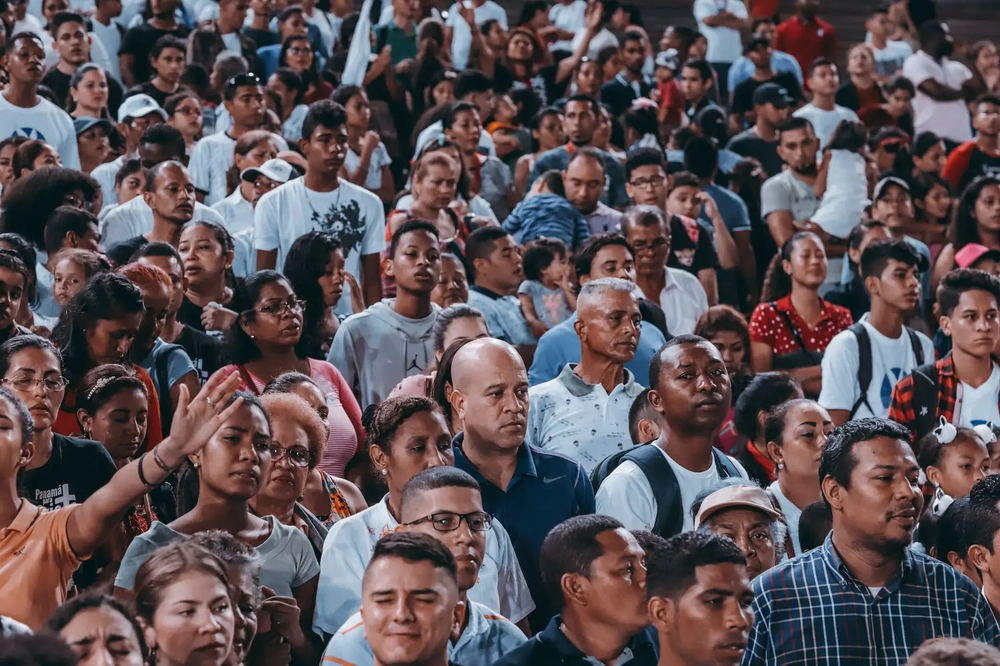
#> input picture old/multidao.png, 1000 x 666 px, shrunk from 1880 x 1253 before the run
$ python rosto.py
#> lines starting #> are read from the running program, lines starting #| are printed output that depends on the picture; after the words box and inside, x2 and y2 are one past the last pixel; in counts of white or black regions, pixels touching at a corner belong together
import cv2

def detectar_rostos():
    # Carregar o classificador pré-treinado de faces
    face_cascade = cv2.CascadeClassifier(cv2.data.haarcascades + 'haarcascade_frontalface_default.xml')

    # Ler a imagem
    img = cv2.imread('multidao.png')
#> img is the input picture: shape (666, 1000, 3); mean B, G, R 85.1, 80.9, 92.3

    if img is None:
        print("Erro: Não foi possível carregar a imagem 'pessoas.png'. Verifique se o arquivo existe.")
        return

    # Converter para escala de cinza
    gray = cv2.cvtColor(img, cv2.COLOR_BGR2GRAY)
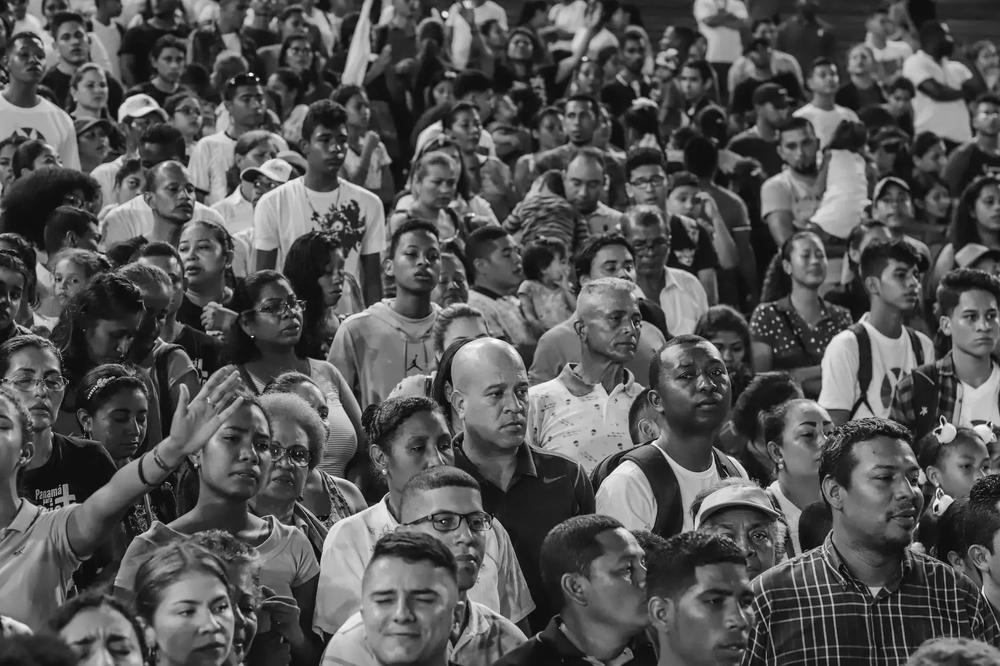
#> gray: shape (666, 1000); min 0, max 254, mean 84.8

    # Detectar rostos
    # scaleFactor: compensa o fato de alguns rostos estarem mais perto da câmera do que outros
    # minNeighbors: quantos vizinhos cada retângulo candidato deve ter para ser mantido

    rostos = face_cascade.detectMultiScale(gray, scaleFactor=2, minNeighbors=6, minSize=(30, 30))
#> rostos = [[169, 229, 48, 48], [354, 560, 96, 96]]

    print(f"Foram detectados {len(rostos)} rostos.")
#| Foram detectados 2 rostos.

    # Desenhar o quadrado verde em volta de cada rosto
    # Cor BGR: (0, 255, 0) é verde, espessura: 2
    for (x, y, w, h) in rostos:
        cv2.rectangle(img, (x, y), (x+w, y+h), (0, 255, 0), 2)
#> this loop made 2 passes
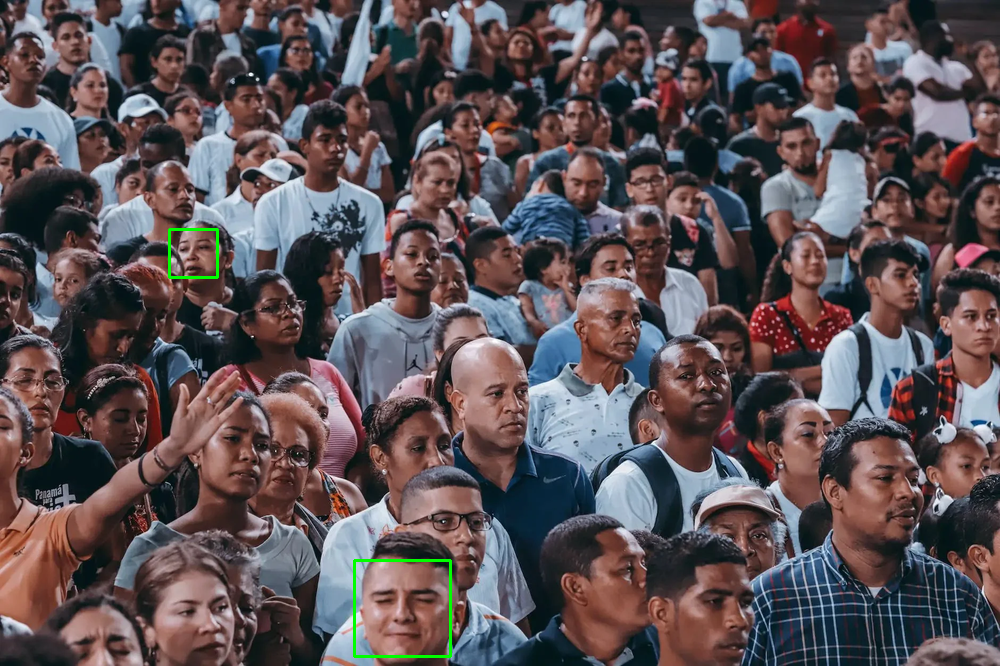
#> img: shape (666, 1000, 3); 0.26% of pixels changed, all inside (x1, y1, x2, y2) = (168, 228, 452, 658)

    # Salvar o resultado
    cv2.imwrite('pessoas_com_rostos.png', img)
    print("Imagem salva com sucesso como 'pessoas_com_rostos.png'.")

    # Tentar mostrar a imagem (pode não funcionar em ambientes sem interface gráfica)
    try:
        cv2.imshow('Detecção de Rostos', img)
        cv2.waitKey(0)
        cv2.destroyAllWindows()
    except Exception:
        print("Aviso: Não foi possível exibir a janela da imagem (ambiente sem GUI).")

if __name__ == "__main__":
    detectar_rostos()

$ run again, with old/download (1).jfif saved as old/multidao.png
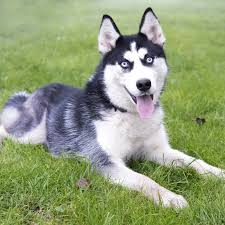
#> input picture old/download (1).jfif, 225 x 225 px
#> in detectar_rostos, img is the input picture: shape (225, 225, 3); mean B, G, R 121.1, 159.6, 146.4
#> in detectar_rostos, `gray = cv2.cvtColor(img, cv2.COLOR_BGR2GRAY)`:
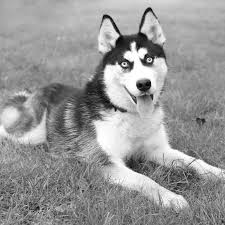
#> gray: shape (225, 225); min 1, max 255, mean 151.2
#> rostos = ()
#| Foram detectados 0 rostos.
